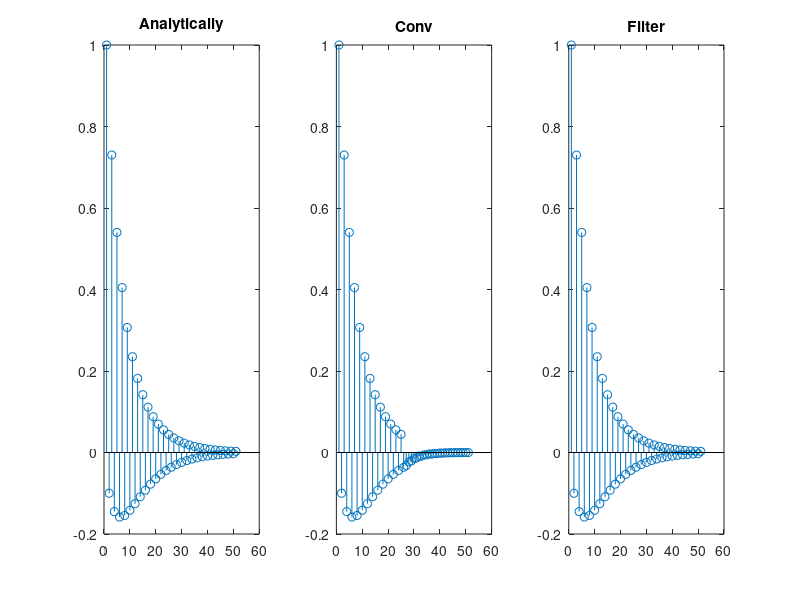

The MATLAB source for this figure:
% PROBLEM 2.16 %

% PART 1 %

n = 0:50;
% analytically %
y = ((-0.9).^n.*(1-(-8/9).^(n+1)))/(1+8/9);
subplot(1,3,1);
stem(y);
title('Analytically') 

% PART 2 %
h = 0:25;
g = 0.8.^h;
j = (-0.9).^h;

k = conv(g,j);
subplot(1,3,2);
stem(k);
title('Conv')

% PART 3 %
H = 0:50;
G = 0.8.^H;
J = (-0.9).^H;
K = filter(J,1,G);
subplot(1,3,3);
stem(K);
title('Filter')

